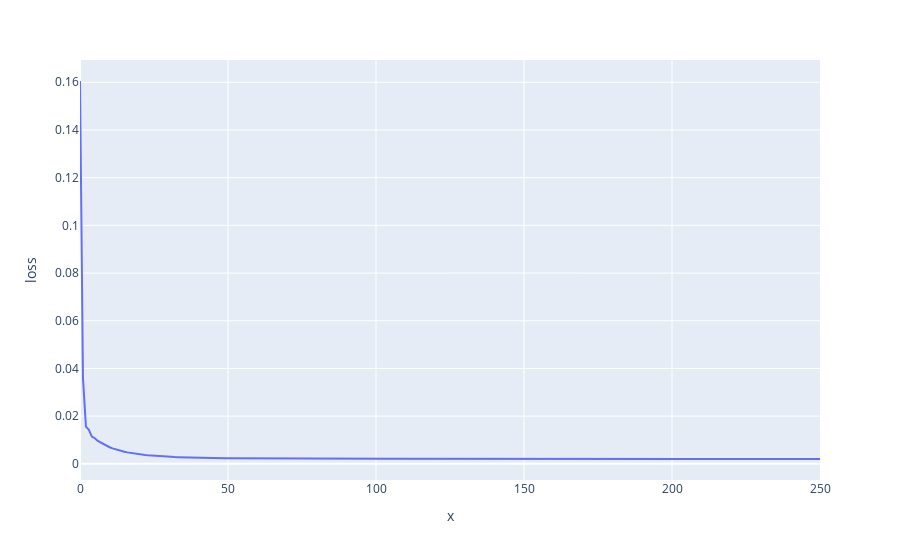

Notebook code cell kept with this figure:
### Code cell
#print(y_train.shape)

def predict(w, xs):
    return xs @ w

def evaluate(w, xs, ys):
    return mse(ys, predict(w, xs))

def evaluate_msle(w, xs, ys):
    return msle(ys, predict(w, xs))

def linear_regression(n_epochs, lr, w, x, y, eval_fun = evaluate):
    losses = [eval_fun(w, x, y)]

    for i in range(n_epochs):
        y_hat = predict(w, x)
        dJdwi = np.sum((y_hat - y) * x, axis = 0)

        w = w - (2/n) * (lr * dJdwi).reshape(-1,1)

        loss = eval_fun(w, x, y)
        losses.append(loss)

        if i == 0 or (i+1) % 200 == 0:
            print(f'Iter: {i:>3} Loss: {loss:8.8f} w: {[f"{x[0]:.2f}" for x in w]}')

    return (w, losses)

(w_mse, losses1) = linear_regression(n_epochs, lr, w, x_train, y_train, evaluate_msle)

""
import plotly.express as px
def plot_loss(l):
    fig = px.line(y=l, labels={'y':'loss'})
    fig.show()

plot_loss(losses1)

### Figure 1 — Plotly figure (JSON) as saved in the notebook; plotly's stock layout.template omitted (floating-point values rounded to 4 significant figures; data arrays with more than 128 entries replaced by an {"elided": "..."} marker saying what was removed)
{"data": [{"hovertemplate": "x=%{x}<br>loss=%{y}<extra></extra>", "legendgroup": "", "line": {"color": "#636efa", "dash": "solid"}, "marker": {"symbol": "circle"}, "mode": "lines", "name": "", "orientation": "v", "showlegend": false, "type": "scatter", "x": {"elided": "251 int values"}, "xaxis": "x", "y": {"elided": "251 float values"}, "yaxis": "y"}], "layout": {"legend": {"tracegroupgap": 0}, "margin": {"t": 60}, "xaxis": {"anchor": "y", "domain": [0, 1], "title": {"text": "x"}}, "yaxis": {"anchor": "x", "domain": [0, 1], "title": {"text": "loss"}}}}
